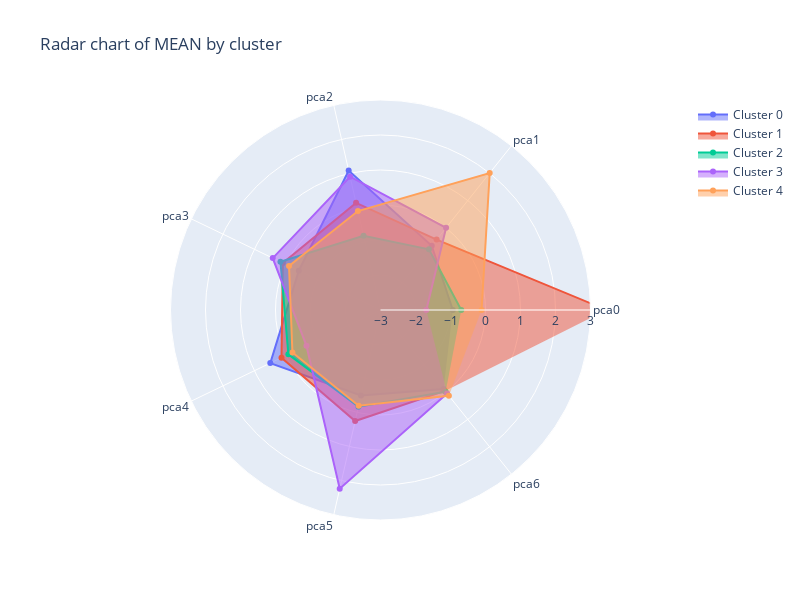

This figure's notebook cell:
### Code cell
scatter_objects = []
categories = songs5000_processed1_df.drop(columns=['cluster']).columns

# Iterate over the unique clusters and add an object for each cluster to the list
for cluster in sorted(songs5000_processed1_df['cluster'].unique()):

  # Find the mean value for each column of the cluster
  cluster_means = [songs5000_processed1_df.loc[songs5000_processed1_df["cluster"] == cluster, category].mean() for category in categories]
  cluster_scatter = go.Scatterpolar(r = cluster_means, theta = categories, fill = 'toself', name = f'Cluster {cluster}')
  scatter_objects.append(cluster_scatter)

# Create the figure (the white area)
fig = go.Figure()
fig.add_traces(scatter_objects)

# Add extras to the plot, such as title
fig.update_layout(
  title_text = 'Radar chart of MEAN by cluster',
  height = 600,
  width = 800,
  polar = dict(radialaxis = dict(visible = True, range = [-3, 3])),
  showlegend = True
)

fig.show()

### Figure 1 — Plotly figure (JSON) as saved in the notebook; plotly's stock layout.template omitted (floating-point values rounded to 4 significant figures)
{"data": [{"fill": "toself", "name": "Cluster 0", "r": [-0.9351, -0.6521, 1.087, -0.4105, 0.4952, -0.4951, -0.1122], "theta": ["pca0", "pca1", "pca2", "pca3", "pca4", "pca5", "pca6"], "type": "scatterpolar"}, {"fill": "toself", "name": "Cluster 1", "r": [3.463, -0.4275, 0.1398, 0.09685, 0.1399, 0.2544, -0.0436], "theta": ["pca0", "pca1", "pca2", "pca3", "pca4", "pca5", "pca6"], "type": "scatterpolar"}, {"fill": "toself", "name": "Cluster 2", "r": [-0.6928, -0.7813, -0.8224, 0.1725, -0.07882, -0.1673, -0.01624], "theta": ["pca0", "pca1", "pca2", "pca3", "pca4", "pca5", "pca6"], "type": "scatterpolar"}, {"fill": "toself", "name": "Cluster 3", "r": [-1.691, 0.005709, 0.9067, 0.4172, -0.6515, 2.236, 0.0544], "theta": ["pca0", "pca1", "pca2", "pca3", "pca4", "pca5", "pca6"], "type": "scatterpolar"}, {"fill": "toself", "name": "Cluster 4", "r": [-0.1124, 2.004, -0.1, -0.09838, -0.2071, -0.1967, 0.134], "theta": ["pca0", "pca1", "pca2", "pca3", "pca4", "pca5", "pca6"], "type": "scatterpolar"}], "layout": {"height": 600, "polar": {"radialaxis": {"range": [-3, 3], "visible": true}}, "showlegend": true, "title": {"text": "Radar chart of MEAN by cluster"}, "width": 800}}
